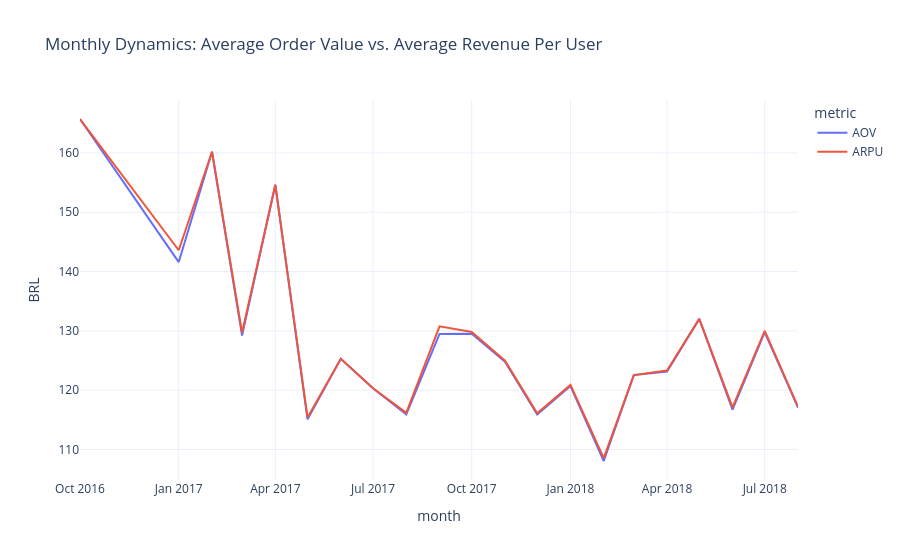

The notebook cell this image was saved under:
### Markdown cell above
Differences Between Methods:

- pd.merge(): Functions identically to an SQL JOIN. It is the most robust method for combining two DataFrames based on a shared common column (or multiple columns). It allows for various join types.

- DataFrame.join(): A specialized method designed to combine DataFrames horizontally by aligning their row indices rather than standard columns. It is most efficient when working with time-series or index-heavy data.

- Series.map(): A highly efficient function applied to a single column (Series) that substitutes each existing value with a new one based on a provided Python dictionary, function, or another Series.

Chosen Approach and Rationale:
To enrich the dataset with the assigned Managers, the Series.map() method was utilized. Task required establishing a simple, static relationship between the Brazilian states and Regional Managers, using a standard Python dictionary was the most optimal solution. Applying .map() directly to the customer_state column was significantly faster and was more memory-efficient than artificially creating an additional DataFrame solely to execute a pd.merge() operation.

### Code cell
df['order_month'] = df['order_purchase_timestamp'].dt.to_period('M')
monthly_metr = df.groupby('order_month').agg(
    total_revenue=('price','sum'),
    total_orders=('order_id','nunique'),
    unique_customers=('customer_unique_id', 'nunique')
).reset_index()

monthly_metr['AOV'] = monthly_metr['total_revenue'] / monthly_metr['total_orders']
monthly_metr['ARPU'] = monthly_metr['total_revenue'] / monthly_metr['unique_customers']

monthly_metr['order_month_str'] = monthly_metr['order_month'].astype(str)
fig_metrics = px.line(
    monthly_metr,
    x='order_month_str',
    y=['AOV','ARPU'],
    title="Monthly Dynamics: Average Order Value vs. Average Revenue Per User",
    labels={'value': 'BRL', 'order_month_str': 'month', 'variable':'metric'}
)
fig_metrics.update_layout(template='plotly_white',hovermode='x unified')
fig_metrics.show()

### Figure 1 — Plotly figure (JSON) as saved in the notebook; plotly's stock layout.template omitted (floating-point values rounded to 4 significant figures)
{"data": [{"hovertemplate": "metric=AOV<br>month=%{x}<br>BRL=%{y}<extra></extra>", "legendgroup": "AOV", "line": {"color": "#636efa", "dash": "solid"}, "marker": {"symbol": "circle"}, "mode": "lines", "name": "AOV", "orientation": "v", "showlegend": true, "type": "scatter", "x": ["2016-10", "2017-01", "2017-02", "2017-03", "2017-04", "2017-05", "2017-06", "2017-07", "2017-08", "2017-09", "2017-10", "2017-11", "2017-12", "2018-01", "2018-02", "2018-03", "2018-04", "2018-05", "2018-06", "2018-07", "2018-08"], "xaxis": "x", "y": [165.7, 141.6, 160.2, 129.2, 154.6, 115.1, 125.3, 120.3, 115.9, 129.5, 129.5, 124.8, 115.9, 120.7, 108.1, 122.5, 123.1, 132.0, 116.7, 129.8, 117.0], "yaxis": "y"}, {"hovertemplate": "metric=ARPU<br>month=%{x}<br>BRL=%{y}<extra></extra>", "legendgroup": "ARPU", "line": {"color": "#EF553B", "dash": "solid"}, "marker": {"symbol": "circle"}, "mode": "lines", "name": "ARPU", "orientation": "v", "showlegend": true, "type": "scatter", "x": ["2016-10", "2017-01", "2017-02", "2017-03", "2017-04", "2017-05", "2017-06", "2017-07", "2017-08", "2017-09", "2017-10", "2017-11", "2017-12", "2018-01", "2018-02", "2018-03", "2018-04", "2018-05", "2018-06", "2018-07", "2018-08"], "xaxis": "x", "y": [165.7, 143.6, 160.2, 129.7, 154.6, 115.4, 125.3, 120.3, 116.2, 130.8, 129.8, 125.0, 116.1, 120.9, 108.6, 122.5, 123.3, 132.0, 117.1, 130.0, 117.2], "yaxis": "y"}], "layout": {"hovermode": "x unified", "legend": {"title": {"text": "metric"}, "tracegroupgap": 0}, "title": {"text": "Monthly Dynamics: Average Order Value vs. Average Revenue Per User"}, "xaxis": {"anchor": "y", "domain": [0, 1], "title": {"text": "month"}}, "yaxis": {"anchor": "x", "domain": [0, 1], "title": {"text": "BRL"}}}}
